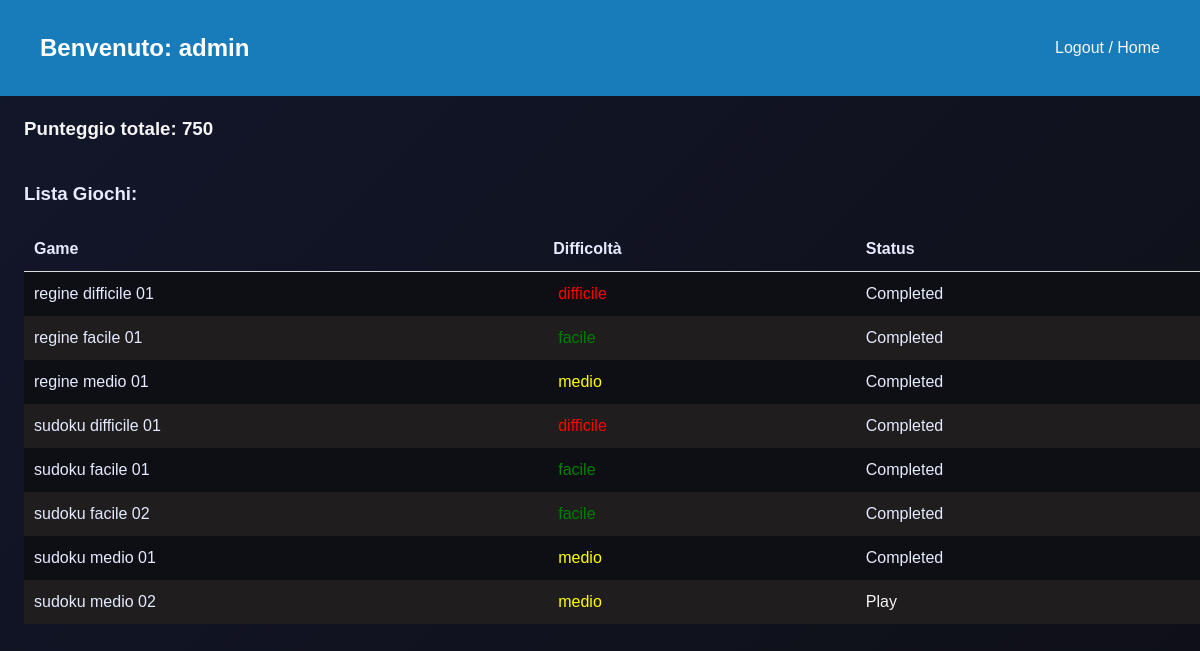
The page /profile/ (signed in) on the database its author committed.
### home/models.py (models this page shows, shortened)
class CustomUser(AbstractBaseUser, PermissionsMixin):
    email = models.EmailField(verbose_name="email address", max_length=255, unique=True)
    username = models.CharField(max_length=30, unique=True)
    first_name = models.CharField(max_length=30, blank=True)
    last_name = models.CharField(max_length=30, blank=True)
    total_score = models.IntegerField(default=0)
    completed_games = models.ManyToManyField(GameBoard, blank=True)
    is_active = models.BooleanField(default=True)
    is_staff = models.BooleanField(default=False)
    is_superuser = models.BooleanField(default=False)
    date_joined = models.DateTimeField(default=timezone.now)
    objects = CustomUserManager()
    USERNAME_FIELD = "email"
    REQUIRED_FIELDS = ["username"]

class GameBoard(models.Model):
    game = models.ForeignKey(
        Game, on_delete=models.CASCADE
    )  # Add a foreign key to Game
    board_data = models.JSONField()
    difficulty = models.CharField(max_length=50)
    value_points = models.IntegerField()

class Game(models.Model):
    name = models.CharField(max_length=100)
    game_type = models.CharField(max_length=50)

### home/views.py (the view)
# urls.py: path("profile/", views.user_profile, name="user_profile"),
@login_required
def user_profile(request):
    user = request.user
    all_games = GameBoard.objects.all().order_by("game__game_type", "difficulty")
    completed_games = user.completed_games.all()
    context = {
        "user": user,
        "all_games": all_games,
        "completed_games": completed_games,
    }
    return render(request, "home/user_profile.html", context)

### home/templates/home/user_profile.html (shortened to what this page needs)
<!DOCTYPE html>
<html lang="en">
<head>
</head>
<body>
    <div id="container">
        <div id="header">
            <h2>Benvenuto: {{ user.username }}</h2>
            <div id="header_pulsanti">
                <a href="{% url 'home:logout' %}">Logout</a>
                /
                <a href="{% url 'home:index' %}">Home</a>
            </div>
        </div>
        <div id="punteggio">
            <h3>Punteggio totale: {{ user.total_score }}</h3>
        </div>
        <div id="giochi">
            <h3>Lista Giochi:</h3>
            <table>
                <thead>
                    <tr>
                        <th>Game</th>
                        <th>Difficoltà</th>
                        <th>Status</th>
                    </tr>
                </thead>
                <tbody>
                    {% for game in all_games %}
                        <tr class="{% cycle 'odd' 'even' %}">
                            <td>{{ game.game.name }}</td>
                            <td>
                                <span class="difficulty {% if game.difficulty == 'facile' %}easy{% elif game.difficulty == 'medio' %}medium{% elif game.difficulty == 'difficile' %}hard{% endif %}">
                                    {{ game.difficulty }}
                                </span>
                            </td>
                            <td>
                                {% if game in completed_games %}
                                    Completed
                                {% else %}
                                    <a href="{% url 'home:game_detail' game.id %}">Play</a>
                                {% endif %}
                            </td>
                        </tr>
                    {% endfor %}
                </tbody>
            </table>
        </div>
    </div>
</body>
</html>

### home/templates/home/user_profile.html (style rules this page uses)
body { margin: 0; font: 100% / 1.5 Raleway, sans-serif; color: hsl(230, 100%, 95%); background: linear-gradient(135deg, hsl(230, 40%, 12%), hsl(230, 20%, 7%)); height: 100vh; }
#container { position: relative; width: 100%; display: flex; flex-direction: column; height: 100%; }
#header { width: auto; height: auto; display: flex; text-align: left; justify-content: space-between; align-items: center; padding: 10px 40px; background: rgb(24, 124, 186); color: white; }
a:link { color: whitesmoke; background-color: transparent; text-decoration: none; }
#giochi { padding-left: 2%; }
#punteggio { padding-left: 2%; color: whitesmoke; font-size: 100% / 2.5 Raleway, sans-serif; }
table { width: 100%; border-collapse: collapse; border: white; }
th, td { padding: 10px; text-align: left; }
th { border-bottom: 1px solid #ddd; }
.odd { background-color: hsl(230, 20%, 7%); }
.even { background-color: rgb(31, 29, 29); }
.difficulty { padding: 5px; border-radius: 5px; color: white; }
.difficulty.easy { color: green; }
.difficulty.medium { color: yellow; }
.difficulty.hard { color: red; }

### rows shown on the page
CustomUser: username "admin", total_score "750"
GameBoard: game.name "regine difficile 01", difficulty "difficile", shows "Completed"
GameBoard: game.name "regine facile 01", difficulty "facile", shows "Completed"
GameBoard: game.name "regine medio 01", difficulty "medio", shows "Completed"
GameBoard: game.name "sudoku difficile 01", difficulty "difficile", shows "Completed"
GameBoard: game.name "sudoku facile 01", difficulty "facile", shows "Completed"
GameBoard: game.name "sudoku facile 02", difficulty "facile", shows "Completed"
GameBoard: game.name "sudoku medio 01", difficulty "medio", shows "Completed"
GameBoard: game.name "sudoku medio 02", difficulty "medio", shows "Play"
